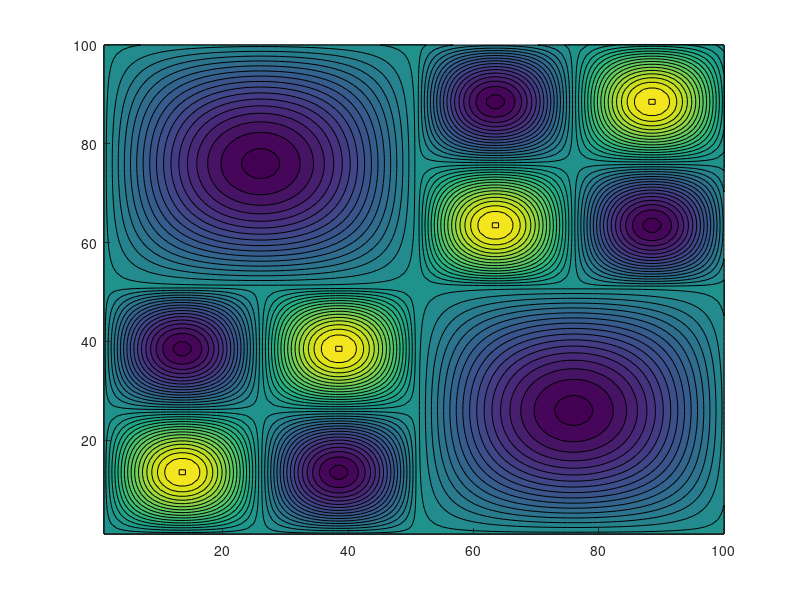

Recreate this plot in MATLAB. (Note: this script raises an error after producing the figure.)
% test Lap function and the wavenumber metric

close all; clear;

N = 100;
L = 2*pi;
x = linspace(0,2*pi,N+1);
dx = abs(x(2)-x(1));
dy = abs(x(2)-x(1));
y = linspace(0,2*pi,N+1);
%[X,Y] = meshgrid(x,y);
[X,Y] = meshgrid(x(1:end-1),y(1:end-1));

f = sin(X).*sin(Y);
f(f>0) = sin(2*X(f>0)).*sin(2*Y(f>0));
f = f-mean(mean(f));

cmax = max(abs(f(:)));
nint = 20;
cint = cmax/nint;
contourf(f,-cmax:cint:cmax,'EdgeColor','none');
xlabel('x'); ylabel('y');
colorbar
colormap(redblue(nint));

%f = sin(X);

lap_f_theory = -20*f;

lap_f = Lap(N,N,dx,dy)*f(:);

lap_f = reshape(lap_f,N,N);

cmax = 2;
nint = 20;
cint = cmax/nint;

% figure('Renderer', 'painters', 'Position', [10 10 1200 400])
% 
% subplot(1,2,1)
% 
% contourf(lap_f_theory,-cmax:cint:cmax,'EdgeColor','none'); colorbar;
% colormap(redblue(nint));
% xlabel('x');
% ylabel('y');
% title('\rm Theory')
% caxis([-cmax cmax])
% 
% subplot(1,2,2)
% 
cmax = max(abs(lap_f(:)));
nint = 20;
cint = cmax/nint;

contourf(lap_f,-cmax:cint:cmax,'EdgeColor','none'); colorbar
colormap(redblue(nint));
xlabel('x');
ylabel('y')
title('\rm Numerical')
caxis([-cmax cmax])
% 
% figure
% 
% theory_diff = abs(lap_f-lap_f_theory);
% 
% contourf(theory_diff,'EdgeColor','none'); 
% title('\rm difference')
% colorbar
% xlabel('x');
% ylabel('y');
% 
% max(theory_diff(:))

% plot various wavenumbers

k = sqrt(0.5*mean(mean(abs(lap_f)))/(mean(mean(abs(f)))))
k_up = sqrt(0.5*mean(mean(abs(lap_f(f>0))))/(mean(mean(abs(f(f>0))))))
k_down = sqrt(0.5*mean(mean(abs(lap_f(f<0))))/(mean(mean(abs(f(f<0))))))

% ratio = lap_f./f;
% ratio(abs(ratio)>1000) = NaN;
% 
% k = sqrt(0.5*nanmean(nanmean(abs(ratio))))
% k_up = sqrt(0.5*nanmean(nanmean(abs(ratio(f>0)))))
% k_down = sqrt(0.5*nanmean(nanmean(abs(ratio(f<0)))))
